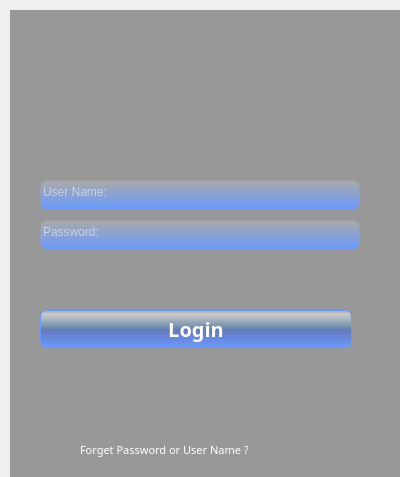
<?xml version="1.0" encoding="UTF-8"?>
<ui version="4.0">
 <class>Form</class>
 <widget class="QWidget" name="Form">
  <property name="geometry">
   <rect>
    <x>0</x>
    <y>0</y>
    <width>400</width>
    <height>477</height>
   </rect>
  </property>
  <property name="windowTitle">
   <string>Form</string>
  </property>
  <widget class="QLabel" name="label">
   <property name="geometry">
    <rect>
     <x>10</x>
     <y>10</y>
     <width>400</width>
     <height>500</height>
    </rect>
   </property>
   <property name="styleSheet">
    <string notr="true">background-color: rgb(152, 152, 152);</string>
   </property>
   <property name="text">
    <string/>
   </property>
  </widget>
  <widget class="QLineEdit" name="l_password">
   <property name="geometry">
    <rect>
     <x>40</x>
     <y>220</y>
     <width>320</width>
     <height>30</height>
    </rect>
   </property>
   <property name="styleSheet">
    <string notr="true">
QLineEdit
{
    background-color: QLinearGradient( x1: 0, y1: 0, x2: 0, y2: 1, stop: 0 #5a5c5e, stop: 0 #AAA, stop: 1 #6999ff);
    padding-bottom: 7px;
    border: 1px solid rgba(0,255,255,0);
	color: rgb(255, 255, 255);
    border-radius: 8;
}</string>
   </property>
   <property name="echoMode">
    <enum>QLineEdit::Password</enum>
   </property>
   <property name="placeholderText">
    <string>Password:</string>
   </property>
  </widget>
  <widget class="QLineEdit" name="l_name">
   <property name="geometry">
    <rect>
     <x>40</x>
     <y>180</y>
     <width>320</width>
     <height>30</height>
    </rect>
   </property>
   <property name="styleSheet">
    <string notr="true">
QLineEdit
{
    background-color: QLinearGradient( x1: 0, y1: 0, x2: 0, y2: 1, stop: 0 #5a5c5e, stop: 0 #AAA, stop: 1 #6999ff);
    padding-bottom: 7px;
    border: 1px solid rgba(0,255,255,0);
	color: rgb(255, 255, 255);
    border-radius: 8;
}</string>
   </property>
   <property name="echoMode">
    <enum>QLineEdit::Normal</enum>
   </property>
   <property name="placeholderText">
    <string>User Name:</string>
   </property>
  </widget>
  <widget class="QPushButton" name="pushButton">
   <property name="geometry">
    <rect>
     <x>40</x>
     <y>310</y>
     <width>312</width>
     <height>38</height>
    </rect>
   </property>
   <property name="font">
    <font>
     <family>Showcard Gothic</family>
     <pointsize>-1</pointsize>
     <weight>75</weight>
     <bold>true</bold>
    </font>
   </property>
   <property name="styleSheet">
    <string notr="true">QPushButton
 {
color: white;
background-color: QLinearGradient( x1: 0, y1: 0, x2: 0, y2: 1, stop: 0 #AAA, stop: 0.1 #CCC, stop: 0.49 #68A, stop: 0.5 #67B, stop: 1 #6999ff);
border-width: 1px;
border-color: #6999ff;
border-style: solid;
border-radius: 7;
padding: 3px;
font-size: 20px;
padding-left: 5px;
padding-right: 5px;
min-width: 300px;
max-width: 300px;
min-height: 30px;
max-height: 30px;
}</string>
   </property>
   <property name="text">
    <string>Login</string>
   </property>
  </widget>
  <widget class="QLabel" name="label_2">
   <property name="geometry">
    <rect>
     <x>80</x>
     <y>440</y>
     <width>350</width>
     <height>20</height>
    </rect>
   </property>
   <property name="font">
    <font>
     <family>Forte</family>
     <pointsize>8</pointsize>
     <italic>false</italic>
    </font>
   </property>
   <property name="styleSheet">
    <string notr="true">color: rgb(255, 255, 255);</string>
   </property>
   <property name="text">
    <string>Forget Password or User Name ?</string>
   </property>
  </widget>
 </widget>
 <resources/>
 <connections/>
</ui>
